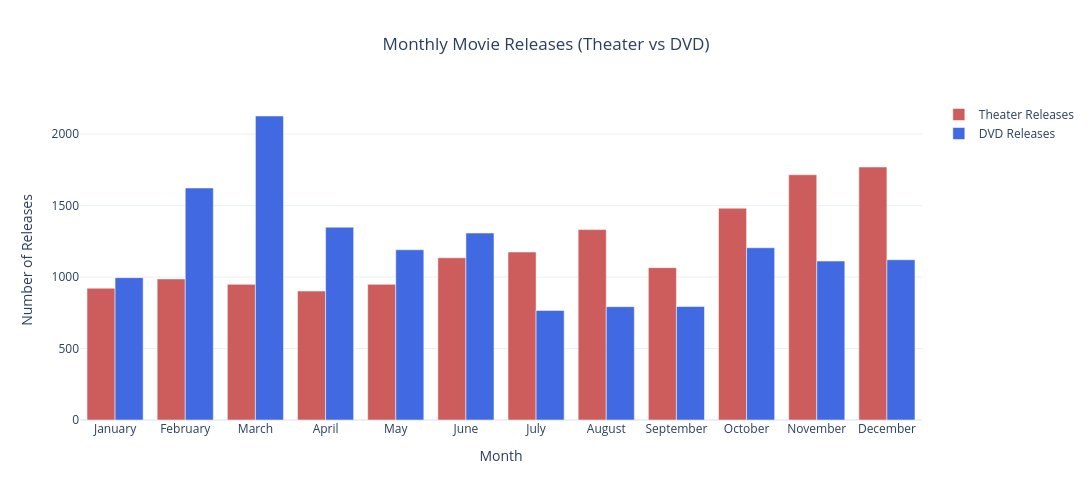

The cell this chart's notebook holds for it:
### Markdown cell above
#### MONTHLY THEATER AND DVD DISTRIBUTION

### Code cell
# Count releases by month number
theater_monthly = tomato_df['release_month'].value_counts().sort_index()
dvd_monthly = tomato_df['dvd_month'].value_counts().sort_index()

# Map numeric index to month names
month_names = [calendar.month_name[int(m)] for m in theater_monthly.index]

# Combine into DataFrame with month names as index
monthly_df = pd.DataFrame({
    'Theater Releases': theater_monthly.values,
    'DVD Releases': dvd_monthly.reindex(theater_monthly.index, fill_value=0).values
}, index=month_names)

# Reorder by calendar order
month_order = list(calendar.month_name)[1:]
monthly_df = monthly_df.reindex(month_order)

# Display
print(monthly_df)

# Visualise
fig = go.Figure(data=[
    go.Bar(name='Theater Releases', x=monthly_df.index, y=monthly_df['Theater Releases'], marker_color='indianred'),
    go.Bar(name='DVD Releases', x=monthly_df.index, y=monthly_df['DVD Releases'], marker_color='royalblue')
])

# Update layout
fig.update_layout(
    title='Monthly Movie Releases (Theater vs DVD)',
    title_x=0.5,
    xaxis_title='Month',
    yaxis_title='Number of Releases',
    barmode='group',
    template='plotly_white',
    xaxis_tickangle=0,
    hovermode = 'x unified',
    height=500,
    width=1100
)

fig.show()

### Figure 1 — Plotly figure (JSON) as saved in the notebook; plotly's stock layout.template omitted (floating-point values rounded to 4 significant figures)
{"data": [{"marker": {"color": "indianred"}, "name": "Theater Releases", "type": "bar", "x": ["January", "February", "March", "April", "May", "June", "July", "August", "September", "October", "November", "December"], "y": [922, 987, 949, 902, 949, 1135, 1175, 1332, 1066, 1482, 1716, 1770]}, {"marker": {"color": "royalblue"}, "name": "DVD Releases", "type": "bar", "x": ["January", "February", "March", "April", "May", "June", "July", "August", "September", "October", "November", "December"], "y": [996, 1623, 2127, 1349, 1191, 1308, 766, 793, 794, 1205, 1112, 1121]}], "layout": {"barmode": "group", "height": 500, "hovermode": "x unified", "title": {"text": "Monthly Movie Releases (Theater vs DVD)", "x": 0.5}, "width": 1100, "xaxis": {"tickangle": 0, "title": {"text": "Month"}}, "yaxis": {"title": {"text": "Number of Releases"}}}}
